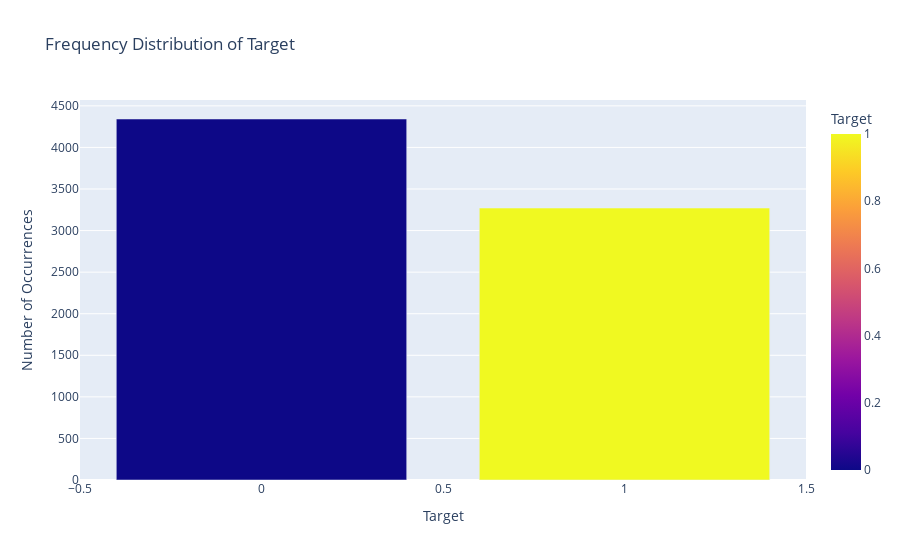

Notebook cell for this chart:
### Code cell
#plot target distribution

target_counts = train['target'].value_counts().reset_index()


target_counts.columns = ['Target', 'Count']

fig = px.bar(target_counts, x='Target', y='Count', title='Frequency Distribution of Target',
             labels={'Count':'Number of Occurrences', 'Target':'Target'}, color='Target')

fig.show()

### Figure 1 — Plotly figure (JSON) as saved in the notebook; plotly's stock layout.template omitted (floating-point values rounded to 4 significant figures)
{"data": [{"alignmentgroup": "True", "hovertemplate": "Target=%{marker.color}<br>Number of Occurrences=%{y}<extra></extra>", "legendgroup": "", "marker": {"color": [0, 1], "coloraxis": "coloraxis", "pattern": {"shape": ""}}, "name": "", "offsetgroup": "", "orientation": "v", "showlegend": false, "textposition": "auto", "type": "bar", "x": [0, 1], "xaxis": "x", "y": [4342, 3271], "yaxis": "y"}], "layout": {"barmode": "relative", "coloraxis": {"colorbar": {"title": {"text": "Target"}}, "colorscale": [[0, "#0d0887"], [0.1111, "#46039f"], [0.2222, "#7201a8"], [0.3333, "#9c179e"], [0.4444, "#bd3786"], [0.5556, "#d8576b"], [0.6667, "#ed7953"], [0.7778, "#fb9f3a"], [0.8889, "#fdca26"], [1, "#f0f921"]]}, "legend": {"tracegroupgap": 0}, "title": {"text": "Frequency Distribution of Target"}, "xaxis": {"anchor": "y", "domain": [0, 1], "title": {"text": "Target"}}, "yaxis": {"anchor": "x", "domain": [0, 1], "title": {"text": "Number of Occurrences"}}}}
